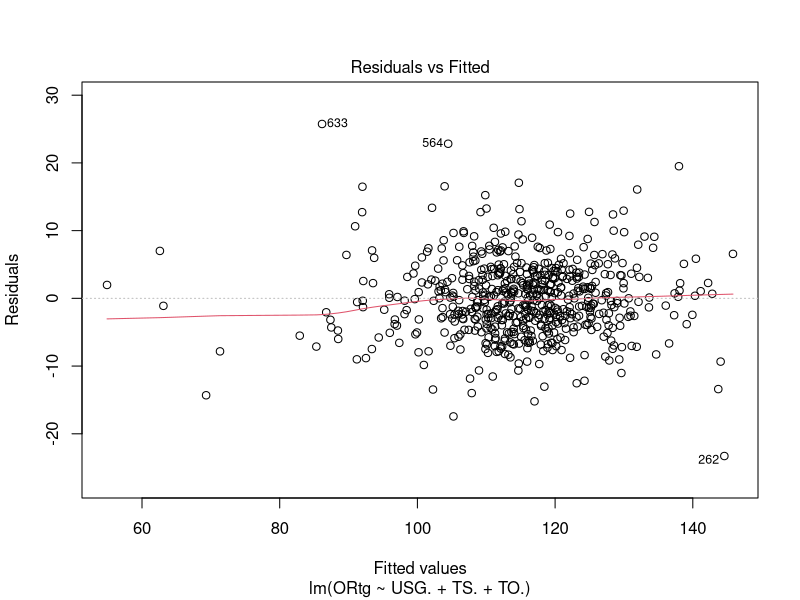
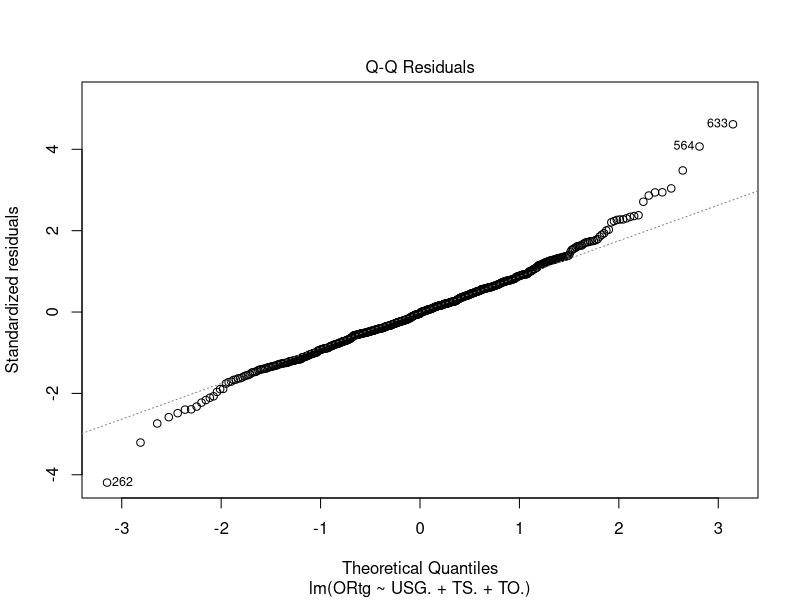
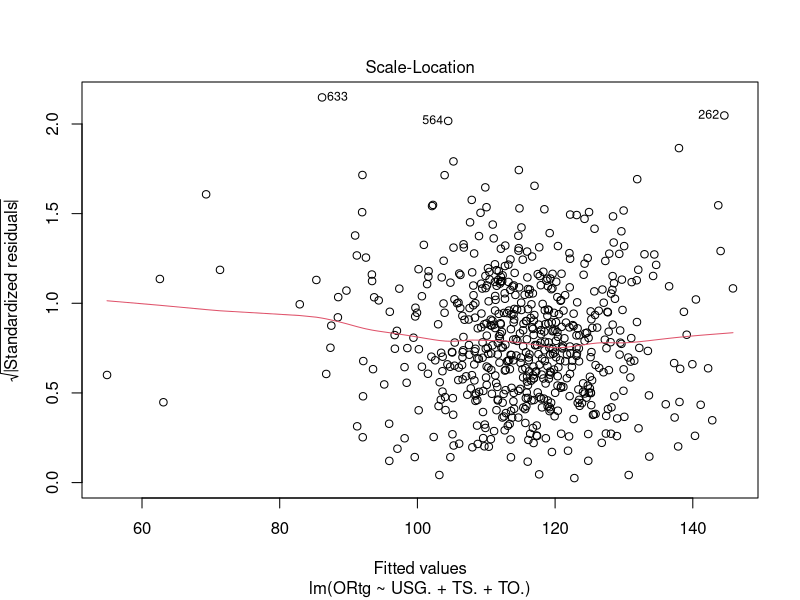
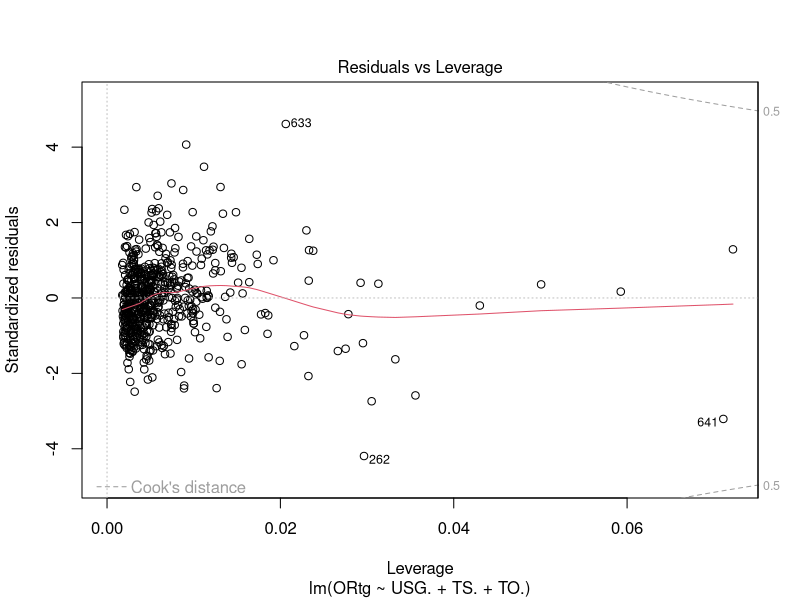
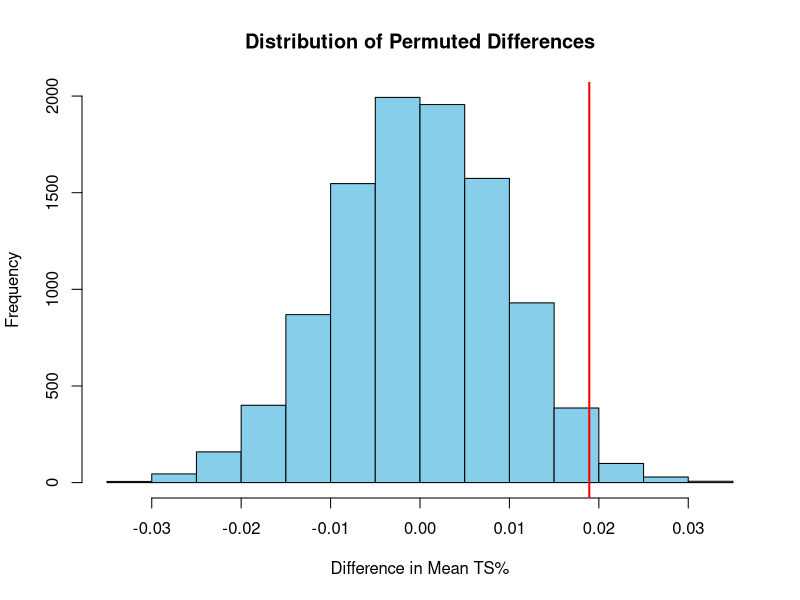
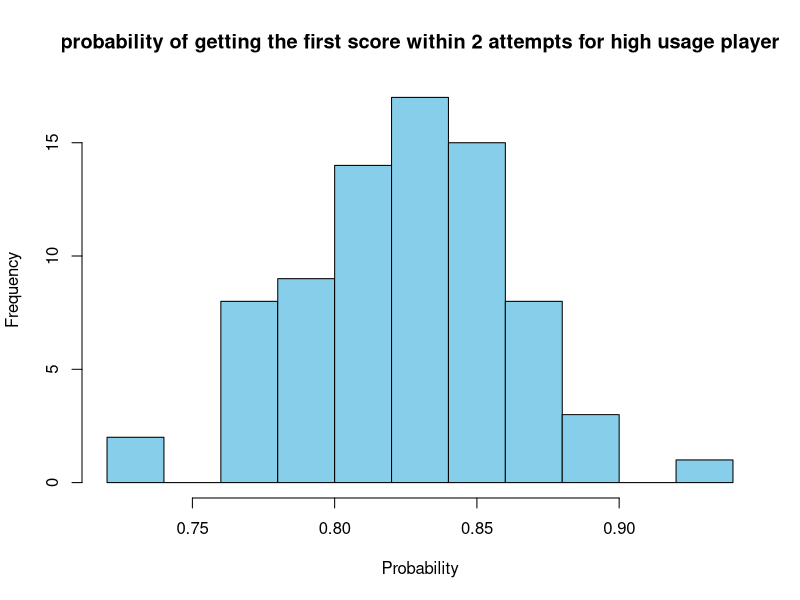
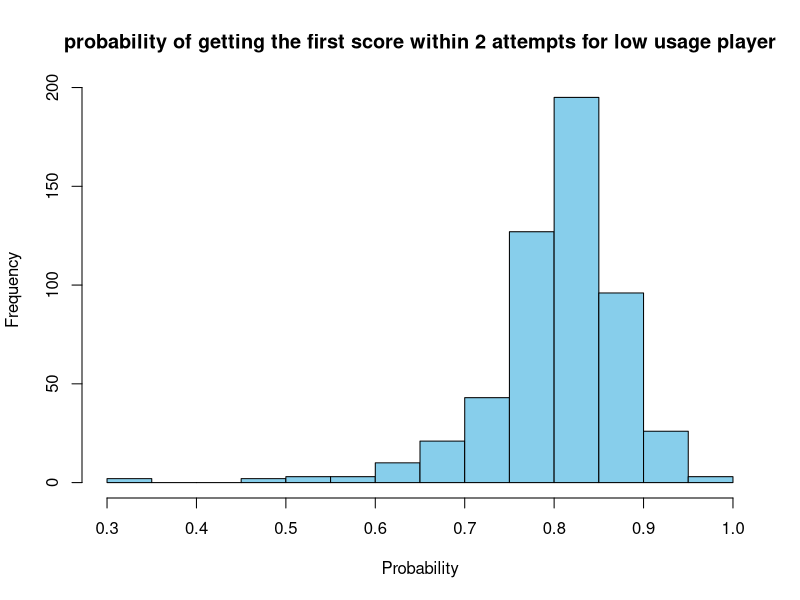

Generate these figures, in order, with R:
## ---- chunk 1
knitr::opts_chunk$set(echo = TRUE)
## ---- chunk 2
nba_data <- read.csv("25-25PlayerStats.csv")

# Cleaning the data to remove outliers
# 1. Convert character columns to numeric

cols_to_fix <- c("USG.", "TS.", "TO.", "ORtg", "eFG.")
nba_data[cols_to_fix] <- lapply(nba_data[cols_to_fix], as.numeric)

# 2. Filter for play-time requirements and outliers 
cleaned_data <- subset(nba_data, 
                       MpG >= 4 & 
                       GP >= 3 & 
                       ORtg <= 160 & 
                       ORtg >= 50 & 
                       TO. >= 2 & 
                       TO. <= 50)

# 3. Remove rows with missing values in key analytical variables
critical_cols <- c("USG.", "TS.", "TO.", "ORtg")
cleaned_data <- cleaned_data[complete.cases(cleaned_data[, critical_cols]), ]

# 4. View results
summary(cleaned_data)
## ---- chunk 3
# Multiple linear regression based on cleaned data
regression_model <- lm(ORtg ~ USG. + TS. + TO., data = cleaned_data)

# Storing summary of outputs determined via regression model
model_summary <- summary(regression_model)

# Storing the coefficient table
coef_table <- coef(model_summary)

# Storing confidence intervals
coef_intervals <- confint(regression_model)

#MULTIPLE LINEAR REGRESSION RESULTS

#Regression equation coefficients:
print(round(coef(regression_model), 4))

#nRegression equation:
cat("Predicted ORtg = ",
    round(coef(regression_model)[1], 4), " + ",
    round(coef(regression_model)["USG."], 4), "(USG.) + ",
    round(coef(regression_model)["TS."], 4), "(TS.) + ",
    round(coef(regression_model)["TO."], 4), "(TO.)\n",
    sep = "")

# Printing regression equation coefficients
#Coefficient table:
print(round(coef_table, 4))

# Printing adjusted R^2
#Adjusted R-squared:
cat(round(model_summary$adj.r.squared, 4), "\n")

# Printing p-values for intercept and predictors
#P-values:
print(coef_table[, "Pr(>|t|)"])

# Confidence intervals for determined coefficients
#95% confidence intervals for coefficients:
print(round(coef_intervals, 4))

# Plot model
plot(regression_model)

## ---- chunk 4
# Define groups 
high_usage <- cleaned_data$TS.[cleaned_data$USG. > 25]
low_usage <- cleaned_data$TS.[cleaned_data$USG. <= 25]

# Observed difference
obs_diff <- mean(high_usage) - mean(low_usage)

# Permutation Test 
set.seed(4714)

n_permutations <- 10000
perm_diffs <- numeric(n_permutations)
all_ts <- c(high_usage, low_usage)
n_high <- length(high_usage)

for (i in 1:n_permutations) {
  shuffled <- sample(all_ts)
  perm_high <- shuffled[1:n_high]
  perm_low <- shuffled[(n_high + 1):length(all_ts)]
  perm_diffs[i] <- mean(perm_high) - mean(perm_low)
}

# Calculate P-value (two-tailed)
p_value <- mean(abs(perm_diffs) >= abs(obs_diff))
print(paste("Permutation P-value:", p_value))

# Visualize the distribution
hist(perm_diffs, main="Distribution of Permuted Differences", 
     xlab="Difference in Mean TS%", col="skyblue")
abline(v = obs_diff, col="red", lwd=2)
## ---- chunk 5
#high usage rate
expected_value_h <- mean (1/high_usage)
expected_value_h
k  <- 2
success_less_than_2_h <- pgeom(k-1,high_usage)
hist(success_less_than_2_h, main="probability of getting the first score within 2 attempts for high usage player", xlab="Probability", col="skyblue")

# low usage rate
expected_value_l <- mean (1/low_usage)
expected_value_l

success_less_than_2_l <- pgeom(k-1,low_usage)
hist(success_less_than_2_l, main="probability of getting the first score within 2 attempts for low usage player", xlab="Probability", col="skyblue")
